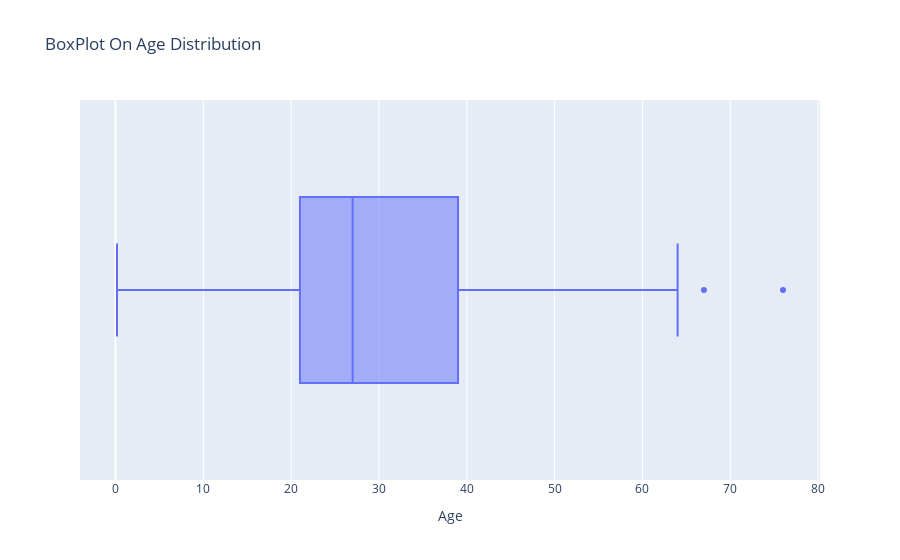

Source (notebook cell):
### Code cell
px.box(df, 'Age',title='BoxPlot On Age Distribution')

### Figure 1 — Plotly figure (JSON) as saved in the notebook; plotly's stock layout.template omitted (floating-point values rounded to 4 significant figures; data arrays with more than 128 entries replaced by an {"elided": "..."} marker saying what was removed)
{"data": [{"alignmentgroup": "True", "hovertemplate": "Age=%{x}<extra></extra>", "legendgroup": "", "marker": {"color": "#636efa"}, "name": "", "notched": false, "offsetgroup": "", "orientation": "h", "showlegend": false, "type": "box", "x": {"elided": "418 float values"}, "x0": " ", "xaxis": "x", "y0": " ", "yaxis": "y"}], "layout": {"boxmode": "group", "legend": {"tracegroupgap": 0}, "title": {"text": "BoxPlot On Age Distribution"}, "xaxis": {"anchor": "y", "domain": [0, 1], "title": {"text": "Age"}}, "yaxis": {"anchor": "x", "domain": [0, 1]}}}
